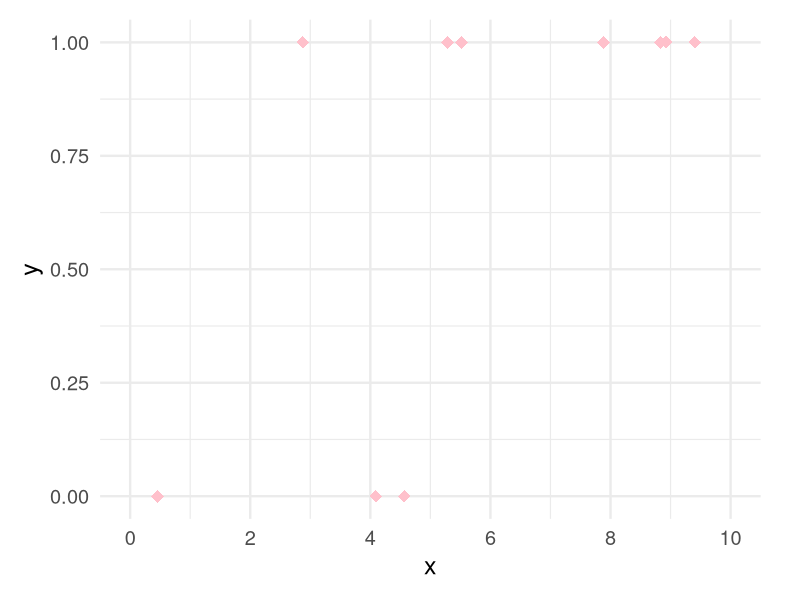
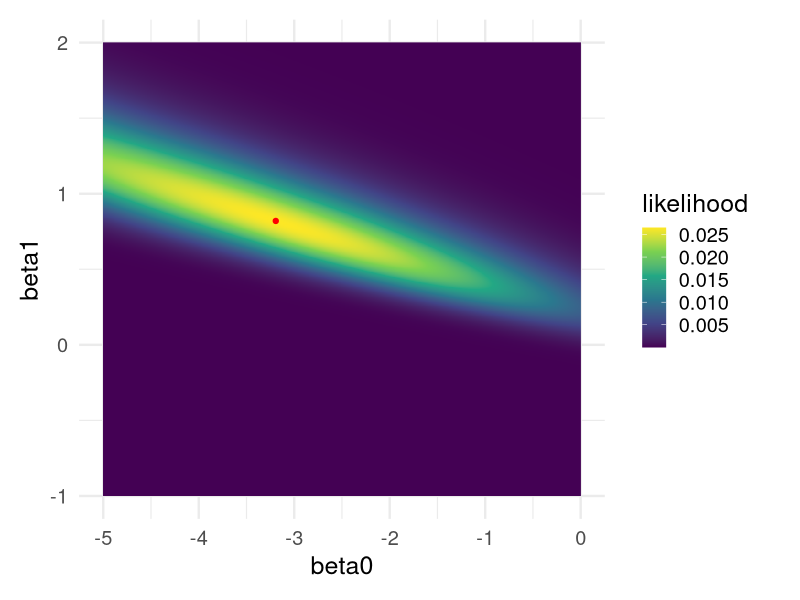

Recreate these plots in R, in order.
## ---- chunk 1
#| include: false

# Setup
library(tidyverse)
theme_set(theme_minimal(18) +
            theme(plot.margin = unit(c(0.5, 1, 0.5, 0.5), "cm")))
set.seed(123)

## ---- chunk 2
# Simulate some values for x
x <- runif(10, 0, 10)

# Choose our betas
beta0 <- -3
beta1 <- 0.75

# Calculate p across x 
logit_p <- beta0 + beta1 * x
inv_logit <- function(x) exp(x) / (1 + exp(x))
p <- inv_logit(logit_p)

# Simulate y
# Note: rbinom() with size = 1 is equivalent to a random Bernoulli variable
y <- rbinom(10, size = 1, p)

# Visualize
tibble(x,y) %>% 
  ggplot(aes(x, y)) +
  geom_point(size = 4, color = "pink", shape = 18) +
  scale_x_continuous(breaks = seq(0, 10, by =2), limits = c(0, 10))
## ---- chunk 3
# Write our likelihood function 
# Note this uses the x and y values we generated earlier!
# We're looking for the likelihood of the parameters given the data.
likelihood_fun <- function(beta0, beta1) {
  logit_p <- beta0 + beta1 * x
  p <- inv_logit(logit_p)
  prod(dbinom(y, size = 1, p))
}

# Apply the likelihood function to some candidate coefficients
likelihood_fun(-5, 1)
likelihood_fun(-1, 0)
likelihood_fun(-3, 0.5)
## ---- chunk 4
# Create a data frame with combinations of beta0, beta1
likelihood_space <- expand_grid(
  beta0 = seq(-5, 0, length.out = 1000),
  beta1 = seq(-1, 2, length.out = 1000)
) %>% 
 # Apply the likelihood function using mapply()
  mutate(likelihood = mapply(likelihood_fun, beta0, beta1))

# Isolate the parameters with the maximum likelihood
max_likelihood <- filter(likelihood_space, likelihood == max(likelihood))

# Visualize!
ggplot(likelihood_space, aes(beta0, beta1, fill = likelihood)) +
  geom_raster() +
  geom_point(data = max_likelihood, color = "red") +
  scale_fill_viridis_c()
